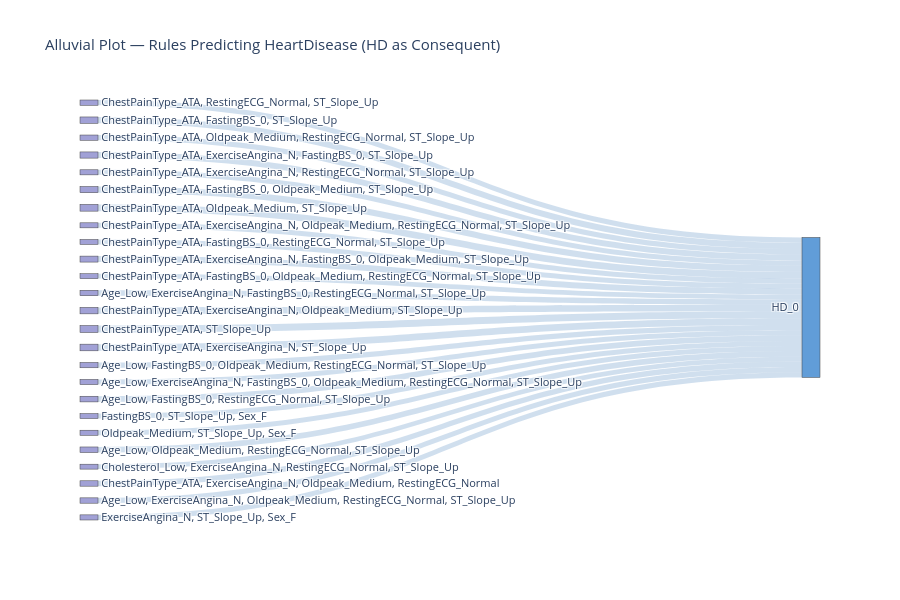

Here is the notebook cell this chart was saved with:
### Code cell
# Alluvial plot: only rules where HeartDisease IS the consequent
build_sankey(hd_as_consequent, title="Alluvial Plot — Rules Predicting HeartDisease (HD as Consequent)", top_n=25)

### Figure 1 — Plotly figure (JSON) as saved in the notebook; plotly's stock layout.template omitted (floating-point values rounded to 4 significant figures)
{"data": [{"link": {"color": ["rgba(100,150,200,0.3)", "rgba(100,150,200,0.3)", "rgba(100,150,200,0.3)", "rgba(100,150,200,0.3)", "rgba(100,150,200,0.3)", "rgba(100,150,200,0.3)", "rgba(100,150,200,0.3)", "rgba(100,150,200,0.3)", "rgba(100,150,200,0.3)", "rgba(100,150,200,0.3)", "rgba(100,150,200,0.3)", "rgba(100,150,200,0.3)", "rgba(100,150,200,0.3)", "rgba(100,150,200,0.3)", "rgba(100,150,200,0.3)", "rgba(100,150,200,0.3)", "rgba(100,150,200,0.3)", "rgba(100,150,200,0.3)", "rgba(100,150,200,0.3)", "rgba(100,150,200,0.3)", "rgba(100,150,200,0.3)", "rgba(100,150,200,0.3)", "rgba(100,150,200,0.3)", "rgba(100,150,200,0.3)", "rgba(100,150,200,0.3)"], "source": [0, 2, 3, 4, 5, 6, 7, 8, 9, 10, 11, 12, 13, 14, 15, 16, 17, 18, 19, 20, 21, 22, 23, 24, 25], "target": [1, 1, 1, 1, 1, 1, 1, 1, 1, 1, 1, 1, 1, 1, 1, 1, 1, 1, 1, 1, 1, 1, 1, 1, 1], "value": [0.11, 0.1089, 0.1057, 0.1046, 0.1024, 0.1013, 0.1329, 0.1285, 0.1285, 0.1242, 0.1133, 0.11, 0.1068, 0.1405, 0.1035, 0.134, 0.1176, 0.1449, 0.1383, 0.1057, 0.1024, 0.1155, 0.1122, 0.1111, 0.1068]}, "node": {"color": ["rgba(130,130,200,0.75)", "rgba(70,140,210,0.85)", "rgba(130,130,200,0.75)", "rgba(130,130,200,0.75)", "rgba(130,130,200,0.75)", "rgba(130,130,200,0.75)", "rgba(130,130,200,0.75)", "rgba(130,130,200,0.75)", "rgba(130,130,200,0.75)", "rgba(130,130,200,0.75)", "rgba(130,130,200,0.75)", "rgba(130,130,200,0.75)", "rgba(130,130,200,0.75)", "rgba(130,130,200,0.75)", "rgba(130,130,200,0.75)", "rgba(130,130,200,0.75)", "rgba(130,130,200,0.75)", "rgba(130,130,200,0.75)", "rgba(130,130,200,0.75)", "rgba(130,130,200,0.75)", "rgba(130,130,200,0.75)", "rgba(130,130,200,0.75)", "rgba(130,130,200,0.75)", "rgba(130,130,200,0.75)", "rgba(130,130,200,0.75)", "rgba(130,130,200,0.75)"], "label": ["ChestPainType_ATA, RestingECG_Normal, ST_Slope_Up", "HD_0", "ChestPainType_ATA, Oldpeak_Medium, RestingECG_Normal, ST_Slope_Up", "ChestPainType_ATA, ExerciseAngina_N, RestingECG_Normal, ST_Slope_Up", "ChestPainType_ATA, ExerciseAngina_N, Oldpeak_Medium, RestingECG_Normal, ST_Slope_Up", "ChestPainType_ATA, FastingBS_0, RestingECG_Normal, ST_Slope_Up", "ChestPainType_ATA, FastingBS_0, Oldpeak_Medium, RestingECG_Normal, ST_Slope_Up", "ChestPainType_ATA, FastingBS_0, ST_Slope_Up", "ChestPainType_ATA, ExerciseAngina_N, FastingBS_0, ST_Slope_Up", "ChestPainType_ATA, FastingBS_0, Oldpeak_Medium, ST_Slope_Up", "ChestPainType_ATA, ExerciseAngina_N, FastingBS_0, Oldpeak_Medium, ST_Slope_Up", "Age_Low, ExerciseAngina_N, FastingBS_0, RestingECG_Normal, ST_Slope_Up", "Age_Low, FastingBS_0, Oldpeak_Medium, RestingECG_Normal, ST_Slope_Up", "Age_Low, ExerciseAngina_N, FastingBS_0, Oldpeak_Medium, RestingECG_Normal, ST_Slope_Up", "ChestPainType_ATA, Oldpeak_Medium, ST_Slope_Up", "FastingBS_0, ST_Slope_Up, Sex_F", "ChestPainType_ATA, ExerciseAngina_N, Oldpeak_Medium, ST_Slope_Up", "Age_Low, FastingBS_0, RestingECG_Normal, ST_Slope_Up", "ChestPainType_ATA, ST_Slope_Up", "ChestPainType_ATA, ExerciseAngina_N, ST_Slope_Up", "Oldpeak_Medium, ST_Slope_Up, Sex_F", "Cholesterol_Low, ExerciseAngina_N, RestingECG_Normal, ST_Slope_Up", "Age_Low, Oldpeak_Medium, RestingECG_Normal, ST_Slope_Up", "ChestPainType_ATA, ExerciseAngina_N, Oldpeak_Medium, RestingECG_Normal", "Age_Low, ExerciseAngina_N, Oldpeak_Medium, RestingECG_Normal, ST_Slope_Up", "ExerciseAngina_N, ST_Slope_Up, Sex_F"], "pad": 12, "thickness": 18}, "type": "sankey"}], "layout": {"font": {"size": 11}, "height": 600, "title": {"text": "Alluvial Plot — Rules Predicting HeartDisease (HD as Consequent)"}}}
